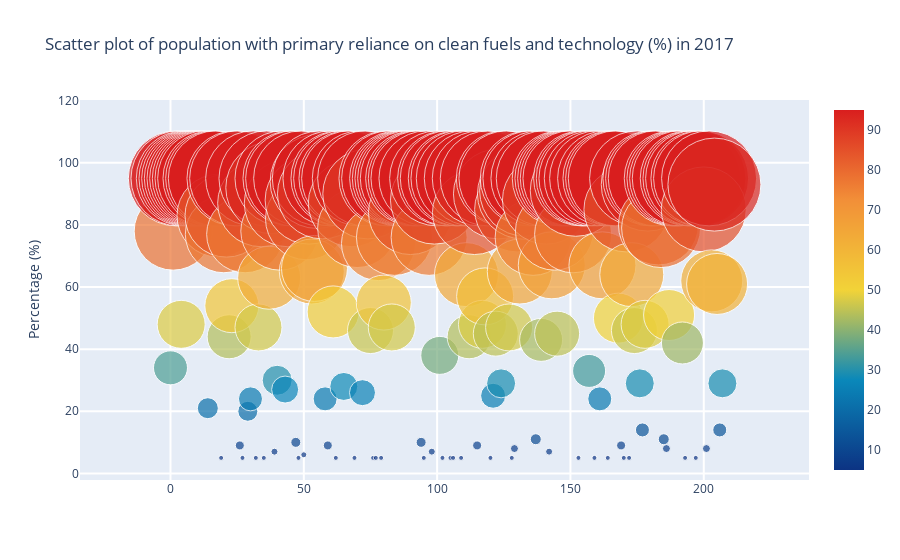

Notebook code cell kept with this figure:
### Code cell
l=[]
trace0= go.Scatter(
        y= data['2017'],
        mode= 'markers',
        name='Percentage (%)',
        marker= dict(size= data['2017'].values,
                    line= dict(width=1),
                    color= data['2017'].values,
                    opacity= 0.7,
                    colorscale='Portland',
                    showscale=True),
        text= data['GeoAreaName'].values) # The hover text goes here... 
l.append(trace0);

layout= go.Layout(
    title= 'Scatter plot of population with primary reliance on clean fuels and technology (%) in 2017',
    hovermode= 'closest',
    xaxis= dict(
#        title= 'Pop',
        ticklen= 5,
        zeroline= False,
        gridwidth= 2,
    ),
    yaxis=dict(
        title= 'Percentage (%)',
        ticklen= 5,
        gridwidth= 2,
    ),
    showlegend= False,
)
fig= go.Figure(data=l, layout=layout)
py.iplot(fig)

### Figure 1 — Plotly figure (JSON) as saved in the notebook; plotly's stock layout.template omitted (floating-point values rounded to 4 significant figures; data arrays with more than 128 entries replaced by an {"elided": "..."} marker saying what was removed)
{"data": [{"marker": {"color": {"elided": "208 int values"}, "colorscale": [[0, "rgb(12,51,131)"], [0.25, "rgb(10,136,186)"], [0.5, "rgb(242,211,56)"], [0.75, "rgb(242,143,56)"], [1, "rgb(217,30,30)"]], "line": {"width": 1}, "opacity": 0.7, "showscale": true, "size": {"elided": "208 int values"}}, "mode": "markers", "name": "Percentage (%)", "text": {"elided": "208 str values"}, "type": "scatter", "y": {"elided": "208 int values"}}], "layout": {"hovermode": "closest", "showlegend": false, "title": {"text": "Scatter plot of population with primary reliance on clean fuels and technology (%) in 2017"}, "xaxis": {"gridwidth": 2, "ticklen": 5, "zeroline": false}, "yaxis": {"gridwidth": 2, "ticklen": 5, "title": {"text": "Percentage (%)"}}}}
